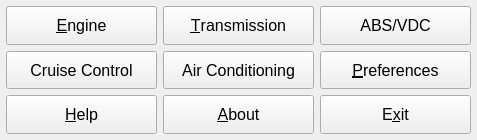
<?xml version="1.0" encoding="UTF-8"?>
<ui version="4.0">
 <class>FreeSSM_MainWindow</class>
 <widget class="QMainWindow" name="FreeSSM_MainWindow">
  <property name="geometry">
   <rect>
    <x>0</x>
    <y>0</y>
    <width>477</width>
    <height>140</height>
   </rect>
  </property>
  <property name="sizePolicy">
   <sizepolicy hsizetype="Expanding" vsizetype="Expanding">
    <horstretch>0</horstretch>
    <verstretch>0</verstretch>
   </sizepolicy>
  </property>
  <property name="minimumSize">
   <size>
    <width>0</width>
    <height>0</height>
   </size>
  </property>
  <property name="maximumSize">
   <size>
    <width>16777215</width>
    <height>16777215</height>
   </size>
  </property>
  <property name="font">
   <font>
    <family>Liberation Sans</family>
   </font>
  </property>
  <property name="toolButtonStyle">
   <enum>Qt::ToolButtonIconOnly</enum>
  </property>
  <widget class="QWidget" name="centralwidget">
   <property name="sizePolicy">
    <sizepolicy hsizetype="Expanding" vsizetype="Expanding">
     <horstretch>0</horstretch>
     <verstretch>0</verstretch>
    </sizepolicy>
   </property>
   <layout class="QGridLayout" name="gridLayout_2">
    <property name="leftMargin">
     <number>6</number>
    </property>
    <property name="topMargin">
     <number>6</number>
    </property>
    <property name="rightMargin">
     <number>6</number>
    </property>
    <property name="bottomMargin">
     <number>6</number>
    </property>
    <item row="0" column="0">
     <layout class="QGridLayout" name="gridLayout">
      <property name="sizeConstraint">
       <enum>QLayout::SetDefaultConstraint</enum>
      </property>
      <property name="spacing">
       <number>6</number>
      </property>
      <item row="0" column="0">
       <widget class="QPushButton" name="engine_pushButton">
        <property name="sizePolicy">
         <sizepolicy hsizetype="Expanding" vsizetype="Expanding">
          <horstretch>0</horstretch>
          <verstretch>0</verstretch>
         </sizepolicy>
        </property>
        <property name="font">
         <font>
          <pointsize>12</pointsize>
          <weight>50</weight>
          <bold>false</bold>
         </font>
        </property>
        <property name="cursor">
         <cursorShape>PointingHandCursor</cursorShape>
        </property>
        <property name="layoutDirection">
         <enum>Qt::LeftToRight</enum>
        </property>
        <property name="text">
         <string>&amp;Engine</string>
        </property>
        <property name="icon">
         <iconset resource="../../resources/FreeSSM.qrc">
          <normaloff>:/icons/freessm/64x64/Engine.png</normaloff>:/icons/freessm/64x64/Engine.png</iconset>
        </property>
        <property name="iconSize">
         <size>
          <width>32</width>
          <height>32</height>
         </size>
        </property>
       </widget>
      </item>
      <item row="0" column="1">
       <widget class="QPushButton" name="transmission_pushButton">
        <property name="sizePolicy">
         <sizepolicy hsizetype="Expanding" vsizetype="Expanding">
          <horstretch>0</horstretch>
          <verstretch>0</verstretch>
         </sizepolicy>
        </property>
        <property name="font">
         <font>
          <pointsize>12</pointsize>
          <weight>50</weight>
          <bold>false</bold>
         </font>
        </property>
        <property name="cursor">
         <cursorShape>PointingHandCursor</cursorShape>
        </property>
        <property name="text">
         <string>&amp;Transmission</string>
        </property>
        <property name="icon">
         <iconset resource="../../resources/FreeSSM.qrc">
          <normaloff>:/icons/freessm/64x64/Transmission.png</normaloff>:/icons/freessm/64x64/Transmission.png</iconset>
        </property>
        <property name="iconSize">
         <size>
          <width>32</width>
          <height>32</height>
         </size>
        </property>
       </widget>
      </item>
      <item row="0" column="2">
       <widget class="QPushButton" name="absvdc_pushButton">
        <property name="sizePolicy">
         <sizepolicy hsizetype="Expanding" vsizetype="Expanding">
          <horstretch>0</horstretch>
          <verstretch>0</verstretch>
         </sizepolicy>
        </property>
        <property name="font">
         <font>
          <pointsize>12</pointsize>
          <weight>50</weight>
          <bold>false</bold>
         </font>
        </property>
        <property name="cursor">
         <cursorShape>PointingHandCursor</cursorShape>
        </property>
        <property name="text">
         <string>ABS/VDC</string>
        </property>
        <property name="icon">
         <iconset resource="../../resources/FreeSSM.qrc">
          <normaloff>:/icons/freessm/64x64/ABS.png</normaloff>:/icons/freessm/64x64/ABS.png</iconset>
        </property>
        <property name="iconSize">
         <size>
          <width>32</width>
          <height>32</height>
         </size>
        </property>
       </widget>
      </item>
      <item row="1" column="0">
       <widget class="QPushButton" name="cruisecontrol_pushButton">
        <property name="enabled">
         <bool>true</bool>
        </property>
        <property name="sizePolicy">
         <sizepolicy hsizetype="Expanding" vsizetype="Expanding">
          <horstretch>0</horstretch>
          <verstretch>0</verstretch>
         </sizepolicy>
        </property>
        <property name="font">
         <font>
          <pointsize>12</pointsize>
          <weight>50</weight>
          <bold>false</bold>
         </font>
        </property>
        <property name="cursor">
         <cursorShape>PointingHandCursor</cursorShape>
        </property>
        <property name="text">
         <string>Cruise Control</string>
        </property>
        <property name="icon">
         <iconset resource="../../resources/FreeSSM.qrc">
          <normaloff>:/icons/freessm/64x64/CruiseControl.png</normaloff>:/icons/freessm/64x64/CruiseControl.png</iconset>
        </property>
        <property name="iconSize">
         <size>
          <width>32</width>
          <height>32</height>
         </size>
        </property>
       </widget>
      </item>
      <item row="1" column="1">
       <widget class="QPushButton" name="aircon_pushButton">
        <property name="sizePolicy">
         <sizepolicy hsizetype="Expanding" vsizetype="Expanding">
          <horstretch>0</horstretch>
          <verstretch>0</verstretch>
         </sizepolicy>
        </property>
        <property name="font">
         <font>
          <pointsize>12</pointsize>
          <weight>50</weight>
          <bold>false</bold>
         </font>
        </property>
        <property name="cursor">
         <cursorShape>PointingHandCursor</cursorShape>
        </property>
        <property name="text">
         <string>Air Conditioning</string>
        </property>
        <property name="icon">
         <iconset resource="../../resources/FreeSSM.qrc">
          <normaloff>:/icons/freessm/64x64/AirCon.png</normaloff>:/icons/freessm/64x64/AirCon.png</iconset>
        </property>
        <property name="iconSize">
         <size>
          <width>32</width>
          <height>32</height>
         </size>
        </property>
        <property name="flat">
         <bool>false</bool>
        </property>
       </widget>
      </item>
      <item row="1" column="2">
       <widget class="QPushButton" name="preferences_pushButton">
        <property name="sizePolicy">
         <sizepolicy hsizetype="Expanding" vsizetype="Expanding">
          <horstretch>0</horstretch>
          <verstretch>0</verstretch>
         </sizepolicy>
        </property>
        <property name="font">
         <font>
          <pointsize>12</pointsize>
          <weight>50</weight>
          <bold>false</bold>
         </font>
        </property>
        <property name="cursor">
         <cursorShape>PointingHandCursor</cursorShape>
        </property>
        <property name="text">
         <string>&amp;Preferences</string>
        </property>
        <property name="icon">
         <iconset resource="../../resources/FreeSSM.qrc">
          <normaloff>:/icons/oxygen/32x32/preferences-system.png</normaloff>:/icons/oxygen/32x32/preferences-system.png</iconset>
        </property>
        <property name="iconSize">
         <size>
          <width>32</width>
          <height>32</height>
         </size>
        </property>
       </widget>
      </item>
      <item row="2" column="0">
       <widget class="QPushButton" name="help_pushButton">
        <property name="sizePolicy">
         <sizepolicy hsizetype="Expanding" vsizetype="Expanding">
          <horstretch>0</horstretch>
          <verstretch>0</verstretch>
         </sizepolicy>
        </property>
        <property name="font">
         <font>
          <pointsize>12</pointsize>
          <weight>50</weight>
          <bold>false</bold>
         </font>
        </property>
        <property name="cursor">
         <cursorShape>PointingHandCursor</cursorShape>
        </property>
        <property name="text">
         <string>&amp;Help</string>
        </property>
        <property name="icon">
         <iconset resource="../../resources/FreeSSM.qrc">
          <normaloff>:/icons/oxygen/32x32/help-browser.png</normaloff>:/icons/oxygen/32x32/help-browser.png</iconset>
        </property>
        <property name="iconSize">
         <size>
          <width>32</width>
          <height>32</height>
         </size>
        </property>
       </widget>
      </item>
      <item row="2" column="1">
       <widget class="QPushButton" name="about_pushButton">
        <property name="sizePolicy">
         <sizepolicy hsizetype="Expanding" vsizetype="Expanding">
          <horstretch>0</horstretch>
          <verstretch>0</verstretch>
         </sizepolicy>
        </property>
        <property name="font">
         <font>
          <pointsize>12</pointsize>
          <weight>50</weight>
          <bold>false</bold>
         </font>
        </property>
        <property name="cursor">
         <cursorShape>PointingHandCursor</cursorShape>
        </property>
        <property name="text">
         <string>&amp;About</string>
        </property>
        <property name="icon">
         <iconset resource="../../resources/FreeSSM.qrc">
          <normaloff>:/icons/oxygen/32x32/help-about.png</normaloff>:/icons/oxygen/32x32/help-about.png</iconset>
        </property>
        <property name="iconSize">
         <size>
          <width>32</width>
          <height>32</height>
         </size>
        </property>
       </widget>
      </item>
      <item row="2" column="2">
       <widget class="QPushButton" name="exit_pushButton">
        <property name="sizePolicy">
         <sizepolicy hsizetype="Expanding" vsizetype="Expanding">
          <horstretch>0</horstretch>
          <verstretch>0</verstretch>
         </sizepolicy>
        </property>
        <property name="font">
         <font>
          <pointsize>12</pointsize>
          <weight>50</weight>
          <bold>false</bold>
         </font>
        </property>
        <property name="cursor">
         <cursorShape>PointingHandCursor</cursorShape>
        </property>
        <property name="layoutDirection">
         <enum>Qt::LeftToRight</enum>
        </property>
        <property name="autoFillBackground">
         <bool>false</bool>
        </property>
        <property name="text">
         <string>E&amp;xit</string>
        </property>
        <property name="icon">
         <iconset resource="../../resources/FreeSSM.qrc">
          <normaloff>:/icons/oxygen/32x32/system-shutdown.png</normaloff>:/icons/oxygen/32x32/system-shutdown.png</iconset>
        </property>
        <property name="iconSize">
         <size>
          <width>32</width>
          <height>32</height>
         </size>
        </property>
        <property name="autoDefault">
         <bool>false</bool>
        </property>
        <property name="default">
         <bool>false</bool>
        </property>
        <property name="flat">
         <bool>false</bool>
        </property>
       </widget>
      </item>
     </layout>
    </item>
   </layout>
  </widget>
 </widget>
 <resources>
  <include location="../../resources/FreeSSM.qrc"/>
 </resources>
 <connections/>
</ui>
